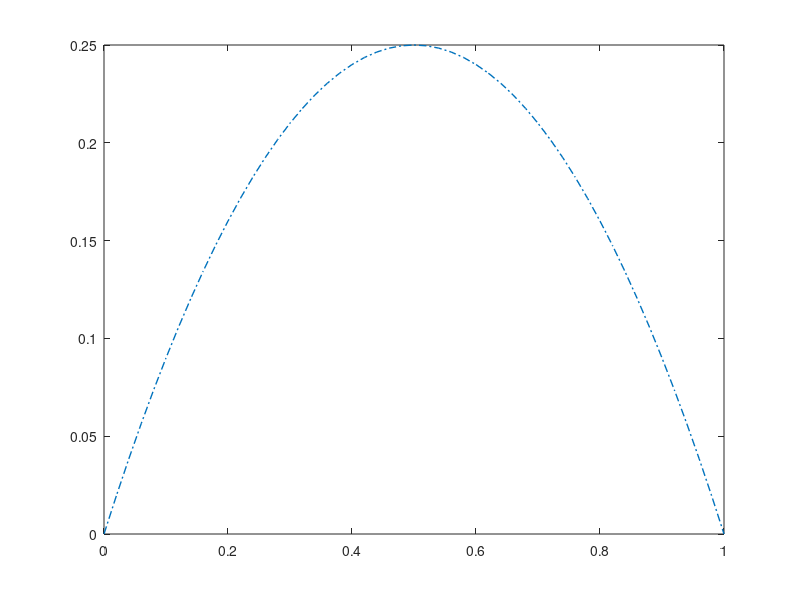

This chart was generated by the following MATLAB code: (Note: this script raises an error after producing the figure.)
% Solve non linear BVP using Newton Linearization Technique
% 
% 
% Author: Mudit Bachhawat
% Creation Date: 25th Feburary, 2015
% Last Updated on: 25th Feburary, 2015
% 
% 
% y'' = .5*(1+x+y)^3
% y(0) = 0, y(1) = 0
% 

h = .02;

a = @(x,ym1,y,yp1)(1);
b = @(x,ym1,y,yp1)(-2-1.5*h*h*(1+x+y)^2);
c = @(x,ym1,y,yp1)(1);

d = @(x,ym1,y,yp1)(h/2*h*(1+x+y)^3-yp1+2*y-ym1);

x = 0:h:1;
n = length(x)-1;

f = @(x)(x*(1-x));

mat_A = zeros(n-1, n-1);
vec_b = zeros(1, n-1);
y = zeros(1, n+1);

for i=1:n+1,
    y(i) = f(x(i));
end

legend_vals = {'k =0'};
plot(x,y,'-.', 'LineWidth',1);
hold on;
% y = y(1:n+1);

% Random initialization
dy = 1;
k = 0;
while max(abs(dy))>1e-5,
    k = k+1;

    for i=2:n,
        index = i-1;
        mat_A(index,index) = b(x(i), y(i-1), y(i), y(i+1));
        mat_A(index+1,index) = a(x(i), y(i-1), y(i), y(i+1));
        mat_A(index,index+1) = c(x(i), y(i-1), y(i), y(i+1));
        vec_b(index) = d(x(i), y(i-1), y(i), y(i+1));
    end

    mat_A = mat_A(1:n-1,1:n-1);

%     dy = vec_b/mat_A;
    dy = thomas_algorithm(mat_A,vec_b');
    dy = [0 dy' 0];
    y = y + dy;

    
    p = plot(x,y,'-.', 'LineWidth',1);
    
    legend_vals = [legend_vals (strcat('k = ',num2str(k)))];

end

set(p, 'LineWidth',1.5, 'LineStyle', '-')
xlabel('X Axis');
ylabel('Y Axis');


legend(legend_vals)

figure
plot(x,y)
legend('y = f(x)')